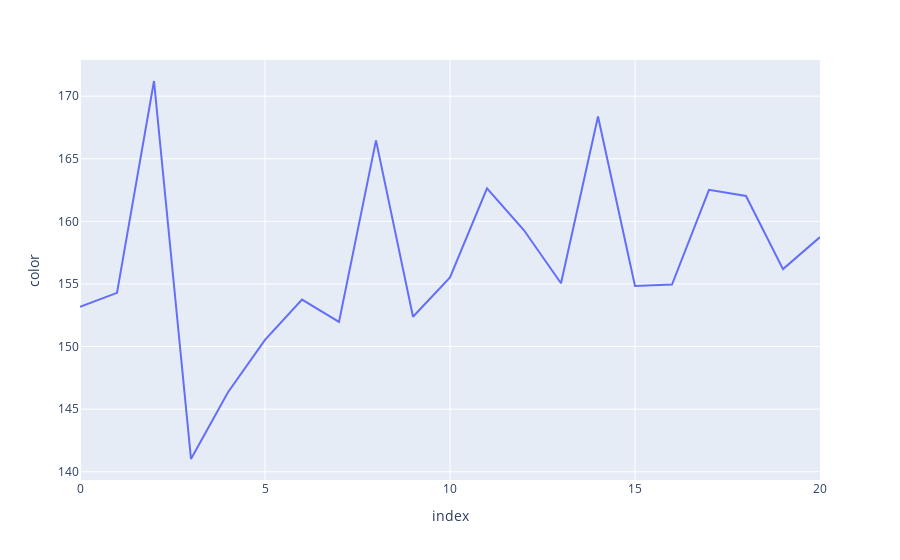

The cell this chart's notebook holds for it:
### Code cell
px.line(color_list, x = color_list.index, y = color_list['color'])

### Figure 1 — Plotly figure (JSON) as saved in the notebook; plotly's stock layout.template omitted (floating-point values rounded to 4 significant figures)
{"data": [{"hovertemplate": "index=%{x}<br>color=%{y}<extra></extra>", "legendgroup": "", "line": {"color": "#636efa", "dash": "solid"}, "marker": {"symbol": "circle"}, "mode": "lines", "name": "", "orientation": "v", "showlegend": false, "type": "scatter", "x": [0, 1, 2, 3, 4, 5, 6, 7, 8, 9, 10, 11, 12, 13, 14, 15, 16, 17, 18, 19, 20], "xaxis": "x", "y": [153.2, 154.3, 171.2, 141.0, 146.4, 150.5, 153.7, 152.0, 166.5, 152.4, 155.5, 162.6, 159.3, 155.1, 168.4, 154.8, 154.9, 162.5, 162.0, 156.2, 158.7], "yaxis": "y"}], "layout": {"legend": {"tracegroupgap": 0}, "margin": {"t": 60}, "xaxis": {"anchor": "y", "domain": [0, 1], "title": {"text": "index"}}, "yaxis": {"anchor": "x", "domain": [0, 1], "title": {"text": "color"}}}}
